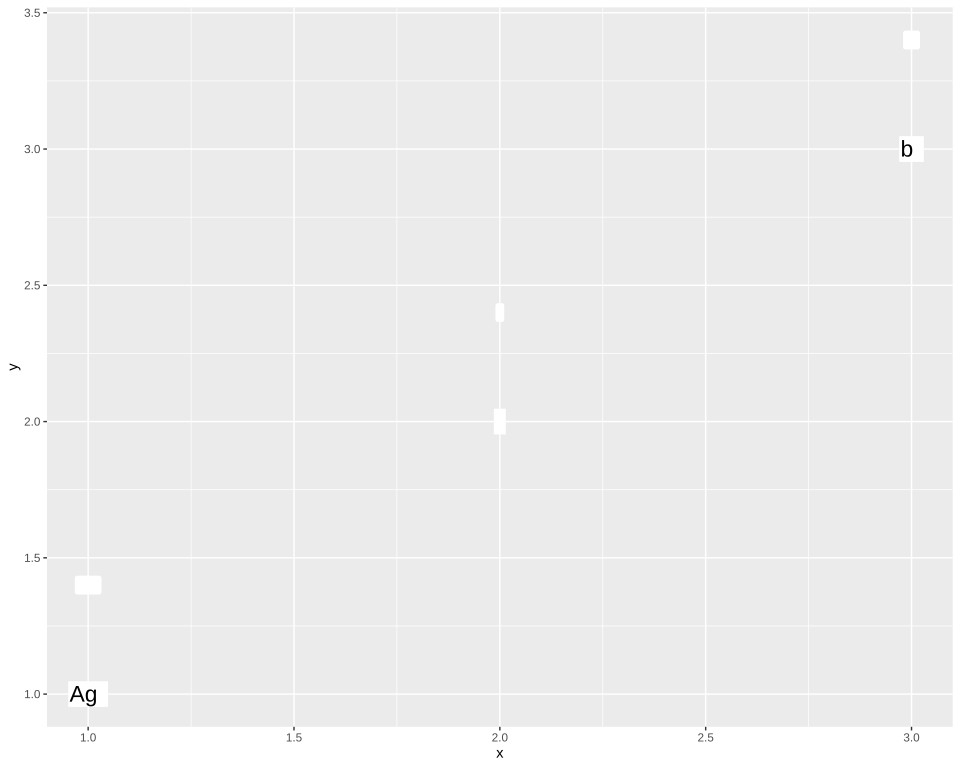

This chart was generated by the following R code:
# The plot test/golden/label_padding.svg draws, drawn by ggplot2 itself, as ggplot2's own visual
# tests draw their snapshots: the independent check on that golden whenever it changes. The suite
# never runs this; it needs R, ggplot2 and vdiffr, saved as the Docker image giggly-r:ggplot2-4.0.3.
# From the repository's root:
#
#   docker run --rm -v "$PWD/test/golden":/golden:ro giggly-r:ggplot2-4.0.3 \
#     Rscript /golden/label_padding.R > label_padding.ggplot2.svg
#
# and compare the two drawings element by element, as test/golden/point.R describes.
#
# A label's padding given side by side, 2 points above, 8 right, 4 below and 1 left, at 6
# millimetres, on square corners with no border; an empty label drawing its padding alone; and a
# second layer, nudged up, of no colour, which keeps its white box but draws neither its text nor
# its border.
# First checked with ggplot2 4.0.3 and vdiffr 1.0.9: every element and clip path matches but
# svglite's around the whole drawing, and the one departure is test/golden/point.R's, the x axis
# drawn before the y.

library(ggplot2)

df <- data.frame(x = c(1, 2, 3), y = c(1, 2, 3), text = c("Ag", "", "b"))

plot <- ggplot(df, aes(x, y, label = text)) +
  geom_label(
    label.padding = margin(2, 8, 4, 1), label.r = unit(0, "pt"), linewidth = 0, size = 6
  ) +
  geom_label(nudge_y = 0.4, colour = NA) +
  theme_gray()

file <- tempfile(fileext = ".svg")
vdiffr::write_svg(plot, file)
cat(readLines(file), sep = "\n")
